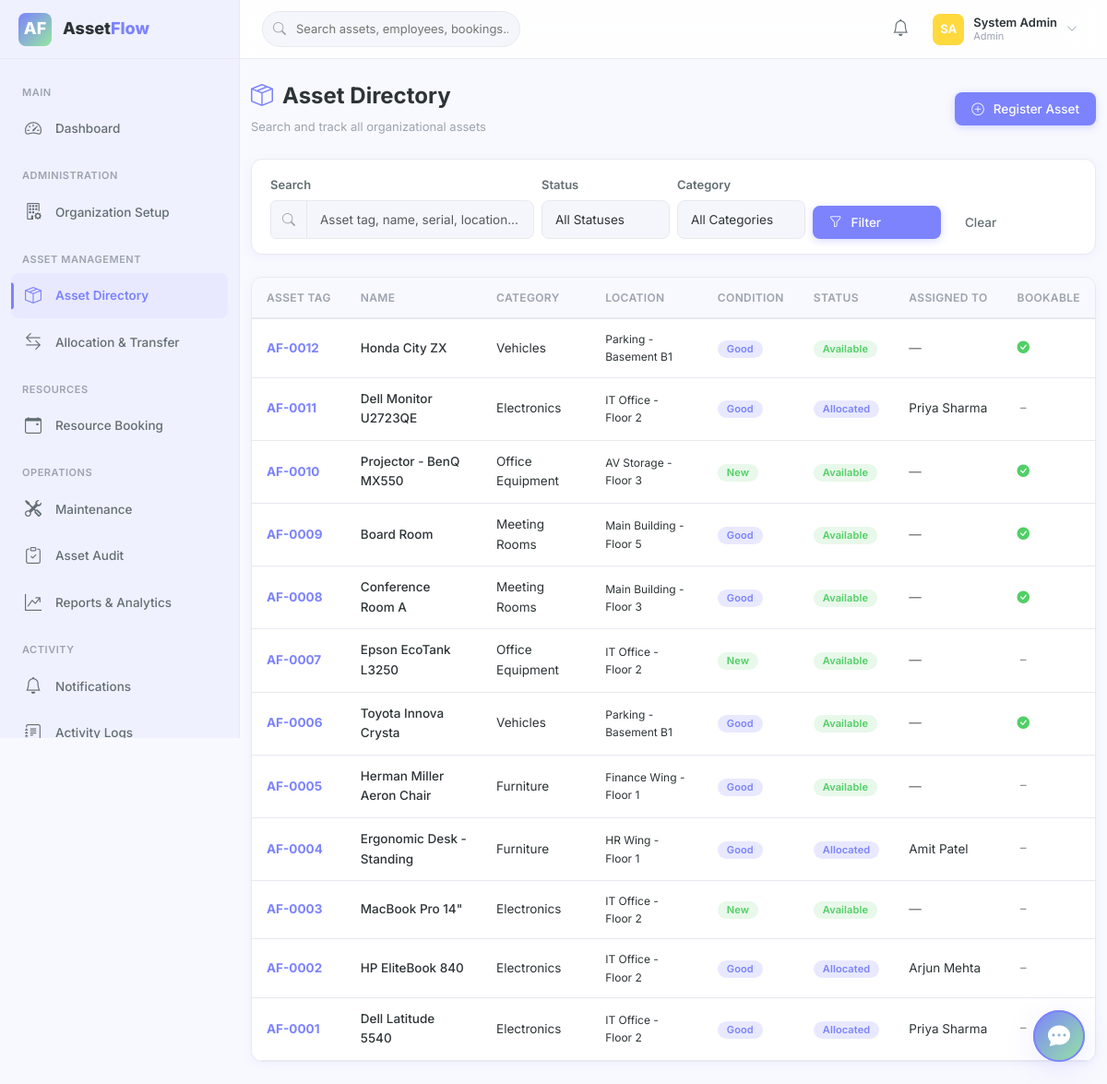
Screenshot of /assets (signed in) with the database file from the repository.
### tables this page shows
CREATE TABLE assets (
    id                  INT AUTO_INCREMENT PRIMARY KEY,
    asset_tag           VARCHAR(20) NOT NULL UNIQUE,
    name                VARCHAR(150) NOT NULL,
    category_id         INT DEFAULT NULL,
    serial_number       VARCHAR(100) DEFAULT NULL,
    acquisition_date    DATE DEFAULT NULL,
    acquisition_cost    DECIMAL(12,2) DEFAULT 0.00,
    `condition`         ENUM('New','Good','Fair','Poor') NOT NULL DEFAULT 'New',
    location            VARCHAR(200) DEFAULT NULL,
    status              ENUM('Available','Allocated','Reserved','Under Maintenance','Lost','Retired','Disposed') NOT NULL DEFAULT 'Available',
    is_bookable         TINYINT(1) NOT NULL DEFAULT 0,
    photo               VARCHAR(255) DEFAULT NULL,
    documents           JSON DEFAULT NULL,
    department_id       INT DEFAULT NULL,
    assigned_to         INT DEFAULT NULL,
    notes               TEXT DEFAULT NULL,
    created_at          TIMESTAMP DEFAULT CURRENT_TIMESTAMP,
    updated_at          TIMESTAMP DEFAULT CURRENT_TIMESTAMP ON UPDATE CURRENT_TIMESTAMP,
    INDEX idx_asset_status (status),
    INDEX idx_asset_category (category_id),
    INDEX idx_asset_dept (department_id),
    INDEX idx_asset_assigned (assigned_to),
    INDEX idx_asset_bookable (is_bookable),
    INDEX idx_asset_tag (asset_tag),
    CONSTRAINT fk_asset_category FOREIGN KEY (category_id) REFERENCES asset_categories(id) ON DELETE SET NULL,
    CONSTRAINT fk_asset_dept FOREIGN KEY (department_id) REFERENCES departments(id) ON DELETE SET NULL,
    CONSTRAINT fk_asset_assigned FOREIGN KEY (assigned_to) REFERENCES users(id) ON DELETE SET NULL
);

CREATE TABLE asset_categories (
    id              INT AUTO_INCREMENT PRIMARY KEY,
    name            VARCHAR(100) NOT NULL,
    description     TEXT DEFAULT NULL,
    custom_fields   JSON DEFAULT NULL,
    status          ENUM('Active','Inactive') NOT NULL DEFAULT 'Active',
    created_at      TIMESTAMP DEFAULT CURRENT_TIMESTAMP,
    updated_at      TIMESTAMP DEFAULT CURRENT_TIMESTAMP ON UPDATE CURRENT_TIMESTAMP,
    INDEX idx_cat_status (status)
);

CREATE TABLE users (
    id              INT AUTO_INCREMENT PRIMARY KEY,
    name            VARCHAR(100) NOT NULL,
    email           VARCHAR(150) NOT NULL UNIQUE,
    password        VARCHAR(255) NOT NULL,
    role            ENUM('Admin','Asset Manager','Department Head','Employee') NOT NULL DEFAULT 'Employee',
    department_id   INT DEFAULT NULL,
    status          ENUM('Active','Inactive') NOT NULL DEFAULT 'Active',
    avatar          VARCHAR(255) DEFAULT NULL,
    reset_token     VARCHAR(255) DEFAULT NULL,
    reset_expiry    DATETIME DEFAULT NULL,
    created_at      TIMESTAMP DEFAULT CURRENT_TIMESTAMP,
    updated_at      TIMESTAMP DEFAULT CURRENT_TIMESTAMP ON UPDATE CURRENT_TIMESTAMP,
    INDEX idx_user_role (role),
    INDEX idx_user_status (status),
    INDEX idx_user_dept (department_id),
    CONSTRAINT fk_user_dept FOREIGN KEY (department_id) REFERENCES departments(id) ON DELETE SET NULL
);

### app/Controllers/AssetController.php (called while the page is built, shortened)
<?php
class AssetController extends Controller
{
    public function index(): void
    {
        $search = $this->query('search', '');
        $status = $this->query('status', '');
        $category = $this->query('category', '');
        $page = max(1, (int) $this->query('page', 1));
        $sql = "SELECT a.*, c.name as category_name, d.name as dept_name, u.name as assigned_name
                FROM assets a
                LEFT JOIN asset_categories c ON a.category_id = c.id
                LEFT JOIN departments d ON a.department_id = d.id
                LEFT JOIN users u ON a.assigned_to = u.id WHERE 1=1";
        $params = [];
        $sql .= " ORDER BY a.id DESC";
        $pagination = Helpers::paginate($sql, $params, $page, 15);
        $categories = Database::fetchAll("SELECT id, name FROM asset_categories WHERE status='Active' ORDER BY name");
        $statuses = ['Available','Allocated','Reserved','Under Maintenance','Lost','Retired','Disposed'];
        $this->view('assets/index', [
            'assets'     => $pagination['data'],
            'pagination' => $pagination,
            'categories' => $categories,
            'statuses'   => $statuses,
            'search'     => $search,
            'filterStatus'   => $status,
            'filterCategory' => $category,
        ], 'Asset Directory — AssetFlow');
    }
}

### public/index.php (called while the page is built, shortened)
<?php
require_once APP_PATH . '/Config/Database.php';
require_once APP_PATH . '/Core/Router.php';
require_once APP_PATH . '/Core/Controller.php';
require_once APP_PATH . '/Core/Auth.php';
require_once APP_PATH . '/Core/Helpers.php';
Router::dispatch();

### app/Core/Auth.php (called while the page is built, shortened)
<?php
class Auth
{
    public static function check(): bool
    {
        return isset($_SESSION['user_id']) && $_SESSION['user_id'] > 0;
    }
    public static function user(): ?array
    {
        return $_SESSION['user_data'];
    }
    public static function role(): ?string
    {
        $user = self::user();
        return $user['role'] ?? null;
    }
    public static function hasRole(string ...$roles): bool
    {
        $userRole = self::role();
        return $userRole && in_array($userRole, $roles);
    }
}

### app/Config/Database.php (called while the page is built, shortened)
<?php
class Database
{
    private static ?PDO $instance = null;
    private static string $host = 'localhost';
    private static string $dbname = 'assetflow';
    private static string $username = 'root';
    private static string $password = '';
    private static string $charset = 'utf8mb4';
    public static function getInstance(): PDO
    {
        if (self::$instance === null) {
            $dsn = "mysql:host=" . self::$host . ";dbname=" . self::$dbname . ";charset=" . self::$charset;
            $options = [
                PDO::ATTR_ERRMODE            => PDO::ERRMODE_EXCEPTION,
                PDO::ATTR_DEFAULT_FETCH_MODE => PDO::FETCH_ASSOC,
                PDO::ATTR_EMULATE_PREPARES   => false,
            ];
            try {
                self::$instance = new PDO($dsn, self::$username, self::$password, $options);
            } catch (PDOException $e) {
                die("Database connection failed: " . $e->getMessage());
            }
        }
        return self::$instance;
    }
    public static function query(string $sql, array $params = []): PDOStatement
    {
        $stmt = self::getInstance()->prepare($sql);
        $stmt->execute($params);
        return $stmt;
    }
    public static function fetchAll(string $sql, array $params = []): array
    {
        return self::query($sql, $params)->fetchAll();
    }
}

### app/Views/assets/index.php (the view, shortened to what this page needs)
<div class="page-header fade-in">
    <div>
        <h1><i class="bi bi-box-seam"></i> Asset Directory</h1>
        <p>Search and track all organizational assets</p>
    </div>
    <?php if (Auth::hasRole('Admin', 'Asset Manager')): ?>
    <a href="/assets/register" class="btn btn-primary"><i class="bi bi-plus-circle me-1"></i> Register Asset</a>
    <?php endif; ?>
</div>
<div class="card mb-4 fade-in">
    <div class="card-body py-3">
        <form method="GET" action="/assets" class="row g-2 align-items-end">
            <div class="col-md-4">
                <label class="form-label">Search</label>
                <div class="input-group">
                    <span class="input-group-text"><i class="bi bi-search"></i></span>
                    <input type="text" name="search" class="form-control" placeholder="Asset tag, name, serial, location..." value="<?= Helpers::e($search) ?>">
                </div>
            </div>
            <div class="col-md-2">
                <label class="form-label">Status</label>
                <select name="status" class="form-select">
                    <option value="">All Statuses</option>
                </select>
            </div>
            <div class="col-md-2">
                <label class="form-label">Category</label>
                <select name="category" class="form-select">
                    <option value="">All Categories</option>
                </select>
            </div>
            <div class="col-md-2">
                <button type="submit" class="btn btn-primary w-100"><i class="bi bi-funnel me-1"></i> Filter</button>
            </div>
            <div class="col-md-2">
                <a href="/assets" class="btn btn-ghost w-100">Clear</a>
            </div>
        </form>
    </div>
</div>
<div class="card fade-in">
    <div class="card-body p-0">
        <div class="table-responsive">
            <table class="table table-hover mb-0">
                <thead>
                    <tr>
                        <th>Asset Tag</th>
                        <th>Name</th>
                        <th>Category</th>
                        <th>Location</th>
                        <th>Condition</th>
                        <th>Status</th>
                        <th>Assigned To</th>
                        <th>Bookable</th>
                    </tr>
                </thead>
                <tbody>
                    <?php if (empty($assets)): ?>
                    <tr><td colspan="8">
                        <div class="empty-state">
                            <i class="bi bi-box-seam"></i>
                            <h3>No assets found</h3>
                            <p>Try adjusting your filters or register a new asset.</p>
                        </div>
                    </td></tr>
                    <?php else: foreach ($assets as $a): ?>
                    <tr style="cursor:pointer;" onclick="window.location='/assets/detail/<?= $a['id'] ?>'">
                        <td>
                            <a href="/assets/detail/<?= $a['id'] ?>" style="font-weight:700;color:var(--primary);">
                                <?= Helpers::e($a['asset_tag']) ?>
                            </a>
                        </td>
                        <td style="font-weight:500;"><?= Helpers::e($a['name']) ?></td>
                        <td><?= Helpers::e($a['category_name'] ?? '—') ?></td>
                        <td style="font-size:12px;"><?= Helpers::e($a['location'] ?? '—') ?></td>
                        <td><?= Helpers::statusBadge($a['condition']) ?></td>
                        <td><?= Helpers::statusBadge($a['status']) ?></td>
                        <td><?= $a['assigned_name'] ? Helpers::e($a['assigned_name']) : '<span class="text-muted">—</span>' ?></td>
                        <td><?= $a['is_bookable'] ? '<i class="bi bi-check-circle-fill text-success"></i>' : '<i class="bi bi-dash text-muted"></i>' ?></td>
                    </tr>
                    <?php endforeach; endif; ?>
                </tbody>
            </table>
        </div>
    </div>
</div>

### app/Core/Helpers.php (shortened to what this page needs)
<?php
class Helpers
{
    public static function e(string $value): string
    {
        return htmlspecialchars($value, ENT_QUOTES, 'UTF-8');
    }
    public static function statusBadge(string $status): string
    {
        $class = $map[$status] ?? 'bg-secondary-subtle text-secondary';
        return '<span class="badge rounded-pill ' . $class . '">' . self::e($status) . '</span>';
    }
    public static function paginate(string $sql, array $params, int $page = 1, int $perPage = 15): array
    {
        $offset = ($page - 1) * $perPage;
        $countSql = "SELECT COUNT(*) FROM (" . $sql . ") as count_query";
        $total = (int) Database::fetchColumn($countSql, $params);
        $sql .= " LIMIT {$perPage} OFFSET {$offset}";
        $data = Database::fetchAll($sql, $params);
        return [
            'data'        => $data,
            'total'       => $total,
            'page'        => $page,
            'per_page'    => $perPage,
            'total_pages' => ceil($total / $perPage),
            'has_prev'    => $page > 1,
            'has_next'    => ($page * $perPage) < $total,
        ];
    }
}

### app/Core/Router.php (shortened to what this page needs)
<?php
class Router
{
    private static array $routes = [];
    public static function get(string $path, string $controller, string $action): void
    {
        self::$routes[] = [
            'method'     => 'GET',
            'path'       => $path,
            'controller' => $controller,
            'action'     => $action,
        ];
    }
    public static function post(string $path, string $controller, string $action): void
    {
        self::$routes[] = [
            'method'     => 'POST',
            'path'       => $path,
            'controller' => $controller,
            'action'     => $action,
        ];
    }
    public static function dispatch(): void
    {
        $method = $_SERVER['REQUEST_METHOD'];
        $uri = parse_url($_SERVER['REQUEST_URI'], PHP_URL_PATH);
        $uri = rtrim($uri, '/') ?: '/';
        foreach (self::$routes as $route) {
            if ($route['method'] !== $method) {
                continue;
            }
            $params = self::matchRoute($route['path'], $uri);
            if ($params !== false) {
                $actionName = $route['action'];
                $controller = new $controllerName();
                call_user_func_array([$controller, $actionName], $params);
                return;
            }
        }
    }
    private static function matchRoute(string $pattern, string $uri): array|false
    {
        $regex = preg_replace('/\{([a-zA-Z_]+)\}/', '(?P<$1>[^/]+)', $pattern);
        $regex = '#^' . $regex . '$#';
        if (preg_match($regex, $uri, $matches)) {
            $params = [];
            return $params;
        }
        return false;
    }
}

### rows the page displays
assets: asset_tag "AF-0012", name "Honda City ZX", category.name "Vehicles", location "Parking - Basement B1", condition "Good Available", is_bookable 1 (drawn)
assets: asset_tag "AF-0011", name "Dell Monitor U2723QE", category.name "Electronics", location "IT Office - Floor 2", condition "Good Allocated", assigned_to.name "Priya Sharma", is_bookable 0 (drawn)
assets: asset_tag "AF-0010", name "Projector - BenQ MX550", category.name "Office Equipment", location "AV Storage - Floor 3", condition "New Available", is_bookable 1 (drawn)
assets: asset_tag "AF-0009", name "Board Room", category.name "Meeting Rooms", location "Main Building - Floor 5", condition "Good Available", is_bookable 1 (drawn)
assets: asset_tag "AF-0008", name "Conference Room A", category.name "Meeting Rooms", location "Main Building - Floor 3", condition "Good Available", is_bookable 1 (drawn)
assets: asset_tag "AF-0007", name "Epson EcoTank L3250", category.name "Office Equipment", location "IT Office - Floor 2", condition "New Available", is_bookable 0 (drawn)
assets: asset_tag "AF-0006", name "Toyota Innova Crysta", category.name "Vehicles", location "Parking - Basement B1", condition "Good Available", is_bookable 1 (drawn)
assets: asset_tag "AF-0005", name "Herman Miller Aeron Chair", category.name "Furniture", location "Finance Wing - Floor 1", condition "Good Available", is_bookable 0 (drawn)
assets: asset_tag "AF-0004", name "Ergonomic Desk - Standing", category.name "Furniture", location "HR Wing - Floor 1", condition "Good Allocated", assigned_to.name "Amit Patel", is_bookable 0 (drawn)
assets: asset_tag "AF-0003", name "MacBook Pro 14\"", category.name "Electronics", location "IT Office - Floor 2", condition "New Available", is_bookable 0 (drawn)
assets: asset_tag "AF-0002", name "HP EliteBook 840", category.name "Electronics", location "IT Office - Floor 2", condition "Good Allocated", assigned_to.name "Arjun Mehta", is_bookable 0 (drawn)
assets: asset_tag "AF-0001", name "Dell Latitude 5540", category.name "Electronics", location "IT Office - Floor 2", condition "Good Allocated", assigned_to.name "Priya Sharma", is_bookable 0 (drawn)
